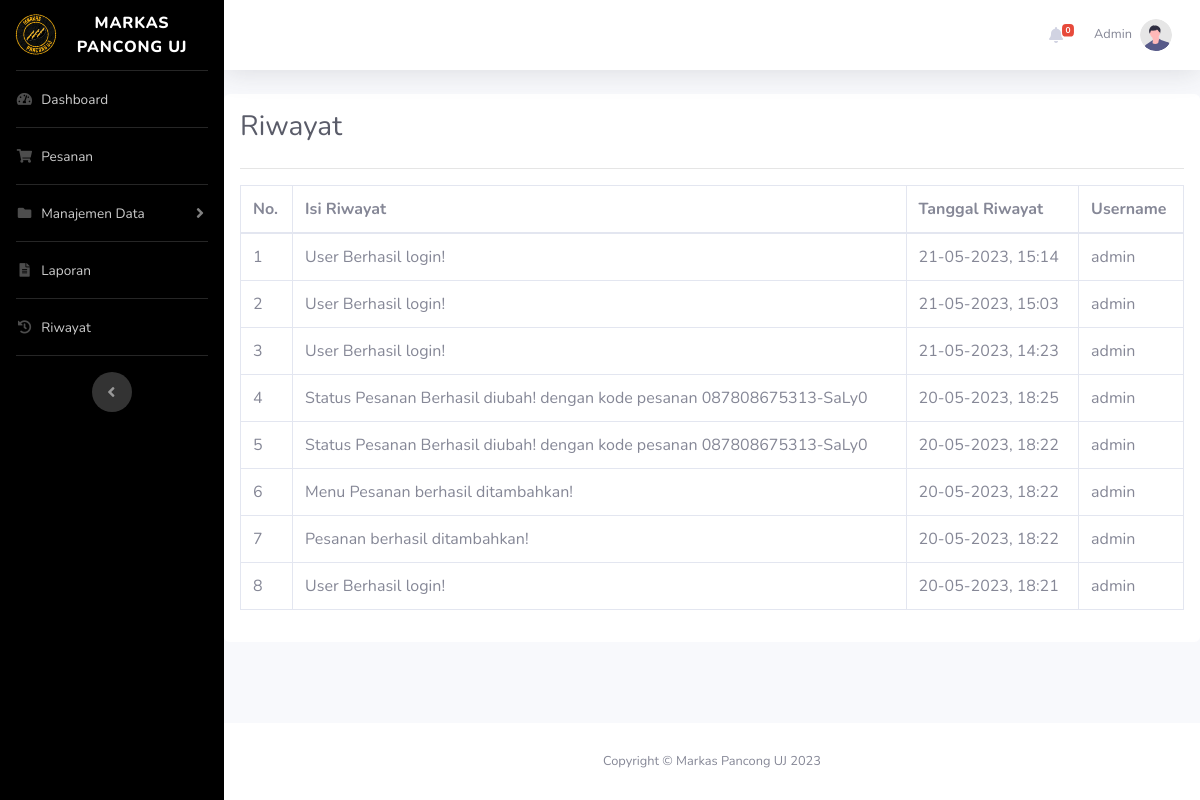
The app's page /riwayat.php (signed in), older data.
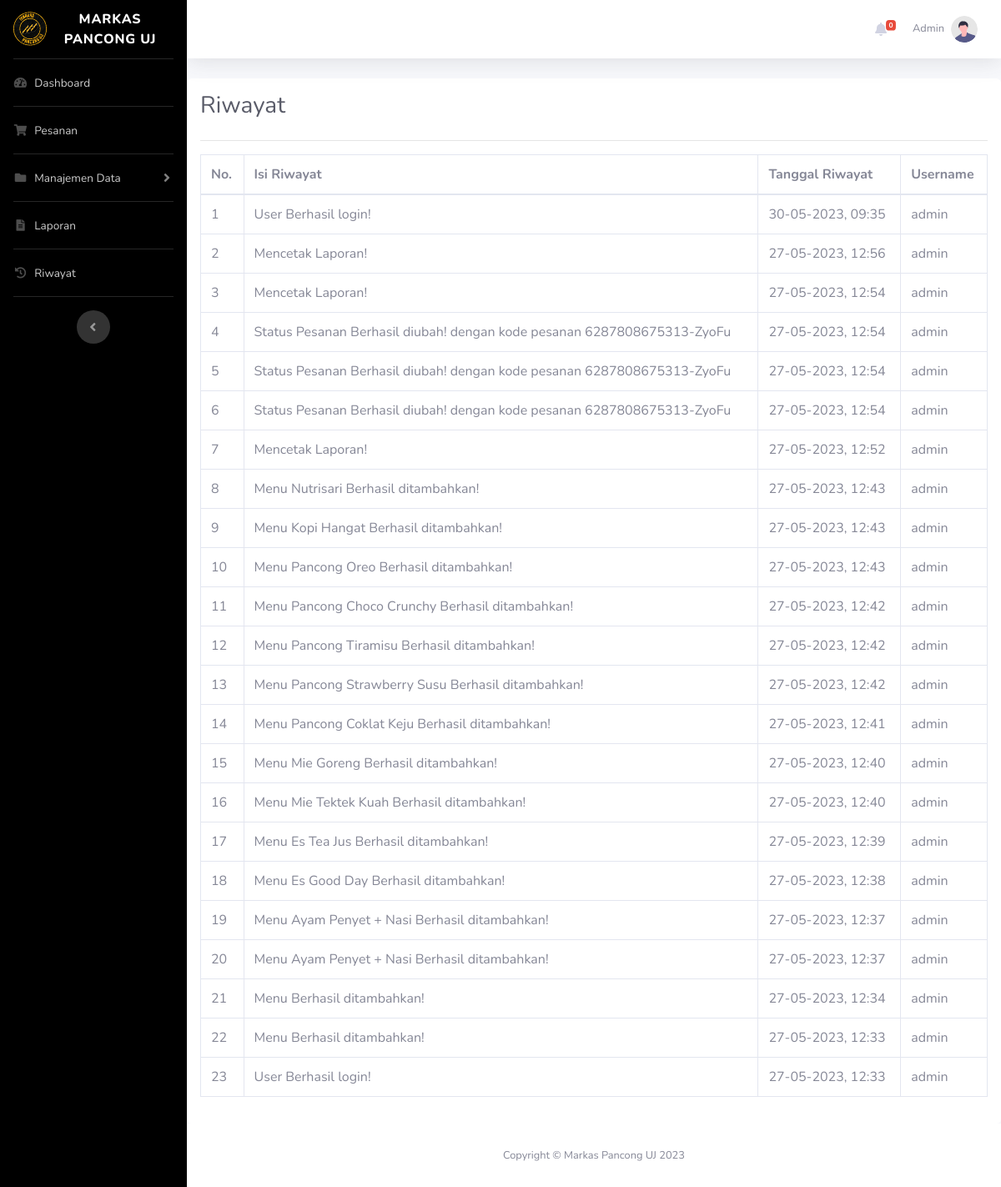
The same page, newer data.
### tables this page shows
CREATE TABLE `user` (
  `id_user` int(11) NOT NULL,
  `username` varchar(10) NOT NULL,
  `password` varchar(255) NOT NULL,
  `nama_lengkap` varchar(50) NOT NULL
);

CREATE TABLE `riwayat` (
  `id_riwayat` int(11) NOT NULL,
  `isi_riwayat` text NOT NULL,
  `tanggal_riwayat` datetime NOT NULL,
  `id_user` int(11) NOT NULL
);

### riwayat.php (the view, shortened to what this page needs)
<?php
    require_once 'koneksi.php';
    $id_user = $_SESSION['id_user'];
    if (!$dataUser = mysqli_fetch_assoc(mysqli_query($koneksi, "SELECT * FROM user WHERE id_user = '$id_user'"))) {
        header("Location: logout.php");
        exit;
    }
    $riwayat = mysqli_query($koneksi, "SELECT * FROM riwayat INNER JOIN user ON riwayat.id_user = user.id_user ORDER BY tanggal_riwayat DESC");
 ?>
<!DOCTYPE html>
<html lang="en">
<head>
    <?php include 'head.php' ?>
</head>
<body id="page-top">
    <div id="wrapper">
        <?php include 'sidebar.php'; ?>
        <div id="content-wrapper" class="d-flex flex-column">
            <div id="content">
                <?php include 'topbar.php' ?>
                <div class="container-fluid bg-white rounded p-3">
                    <div class="d-sm-flex align-items-center justify-content-between mb-4">
                        <h1 class="h3 mb-0 text-gray-800">Riwayat</h1>
                    </div>
                    <hr class="mt-0">
                    <div class="table-responsive">
                        <table class="table table-bordered">
                            <thead>
                                <tr>
                                    <th>No.</th>
                                    <th>Isi Riwayat</th>
                                    <th>Tanggal Riwayat</th>
                                    <th>Username</th>
                                </tr>
                            </thead>
                            <tbody>
                                <?php $i = 1; ?>
                                <?php foreach ($riwayat as $dr): ?>
                                    <tr>
                                        <td><?= $i++; ?></td>
                                        <td><?= $dr['isi_riwayat']; ?></td>
                                        <td><?= date("d-m-Y, H:i", strtotime($dr['tanggal_riwayat'])); ?></td>
                                        <td><?= $dr['username']; ?></td>
                                    </tr>
                                <?php endforeach ?>
                            </tbody>
                        </table>
                    </div>
                </div>
            </div>
            <?php include 'footer.php' ?>
        </div>
    </div>
</body>
</html>

### head.php (shortened to what this page needs)
<link href="vendor/fontawesome-free/css/all.min.css" rel="stylesheet" type="text/css">
<link href="vendor/datatables/dataTables.bootstrap4.min.css" rel="stylesheet">
<link href="css/sb-admin-2.min.css" rel="stylesheet">
<link rel="stylesheet" href="css/style.css">

### sidebar.php (shortened to what this page needs)
<ul class="navbar-nav bg-black sidebar sidebar-dark accordion" id="accordionSidebar">
    <a class="sidebar-brand d-flex align-items-center justify-content-center" href="dashboard.php">
        <div class="sidebar-brand-icon rotate-n-15">
            <img src="img/logo.png" alt="Logo" width="40">
        </div>
        <div class="sidebar-brand-text mx-3">Markas Pancong UJ</div>
    </a>
    <hr class="sidebar-divider my-0">
        <li class="nav-item <?= (strpos($_SERVER['REQUEST_URI'], "/markas_pancong_uj/dashboard.php") === 0)? 'btn-pancong active' : ''; ?>">
        <a class="nav-link" href="dashboard.php">
            <i class="fas fa-fw fa-tachometer-alt"></i>
            <span>Dashboard</span></a>
    </li>
    <hr class="sidebar-divider my-0">
    <li class="nav-item <?= (strpos($_SERVER['REQUEST_URI'], "/markas_pancong_uj/pesanan.php") === 0)? 'btn-pancong active' : ''; ?>">
        <a class="nav-link" href="pesanan.php">
            <i class="fas fa-fw fa-shopping-cart"></i>
            <span>Pesanan</span></a>
    </li>
    <hr class="sidebar-divider my-0">
    <li class="nav-item">
        <a class="nav-link collapsed" href="#" data-toggle="collapse" data-target="#collapsePages"
            aria-expanded="true" aria-controls="collapsePages">
            <i class="fas fa-fw fa-folder"></i>
            <span>Manajemen Data</span>
        </a>
    </li>
    <hr class="sidebar-divider my-0">
    <li class="nav-item <?= (strpos($_SERVER['REQUEST_URI'], "/markas_pancong_uj/laporan.php") === 0)? 'btn-pancong active' : ''; ?>">
        <a class="nav-link" href="laporan.php">
            <i class="fas fa-fw fa-file-alt"></i>
            <span>Laporan</span></a>
    </li>
    <hr class="sidebar-divider my-0">
    <li class="nav-item <?= (strpos($_SERVER['REQUEST_URI'], "/markas_pancong_uj/riwayat.php") === 0)? 'btn-pancong active' : ''; ?>">
        <a class="nav-link" href="riwayat.php">
            <i class="fas fa-fw fa-history"></i>
            <span>Riwayat</span></a>
    </li>
    <hr class="sidebar-divider d-none d-md-block">
    <div class="text-center d-none d-md-inline">
        <button class="rounded-circle border-0" id="sidebarToggle"></button>
    </div>
</ul>

### topbar.php (shortened to what this page needs)
<nav class="navbar navbar-expand navbar-light bg-white topbar mb-4 static-top shadow">
    <ul class="navbar-nav ml-auto">
        <li class="nav-item dropdown no-arrow mx-1">
            <a class="nav-link dropdown-toggle" href="#" id="alertsDropdown" role="button"
                data-toggle="dropdown" aria-haspopup="true" aria-expanded="false">
                <i class="fas fa-bell fa-fw"></i>
                <span class="badge badge-danger badge-counter" id="badge-counter">0</span>
            </a>
        </li>
        <li class="nav-item dropdown no-arrow">
            <a class="nav-link dropdown-toggle" href="#" id="userDropdown" role="button"
                data-toggle="dropdown" aria-haspopup="true" aria-expanded="false">
                <span class="mr-2 d-none d-lg-inline text-gray-600 small"><?= $dataUser['nama_lengkap']; ?></span>
                <img class="img-profile rounded-circle"
                    src="img/undraw_profile.svg">
            </a>
        </li>
    </ul>
</nav>

### footer.php
<footer class="sticky-footer bg-white">
    <div class="container my-auto">
        <div class="copyright text-center my-auto">
            <span>Copyright &copy; Markas Pancong UJ 2023</span>
        </div>
    </div>
</footer>

### css/style.css (style rules this page uses)
html { scroll-behavior: smooth; }
.bg-black { background-color: #000!important; }

Row changes from the older to the newer data that the page shows:
added riwayat: isi_riwayat "User Berhasil login!", tanggal_riwayat "30-05-2023, 09:35", id_user.username "admin"
added riwayat: isi_riwayat "Mencetak Laporan!", tanggal_riwayat "27-05-2023, 12:56", id_user.username "admin"
added riwayat: isi_riwayat "Mencetak Laporan!", tanggal_riwayat "27-05-2023, 12:54", id_user.username "admin"
added riwayat: isi_riwayat "Status Pesanan Berhasil diubah! dengan kode pesanan 6287808675313-ZyoFu", tanggal_riwayat "27-05-2023, 12:54", id_user.username "admin"
added riwayat: isi_riwayat "Status Pesanan Berhasil diubah! dengan kode pesanan 6287808675313-ZyoFu", tanggal_riwayat "27-05-2023, 12:54", id_user.username "admin"
added riwayat: isi_riwayat "Status Pesanan Berhasil diubah! dengan kode pesanan 6287808675313-ZyoFu", tanggal_riwayat "27-05-2023, 12:54", id_user.username "admin"
added riwayat: isi_riwayat "Mencetak Laporan!", tanggal_riwayat "27-05-2023, 12:52", id_user.username "admin"
added riwayat: isi_riwayat "Menu Nutrisari Berhasil ditambahkan!", tanggal_riwayat "27-05-2023, 12:43", id_user.username "admin"
added riwayat: isi_riwayat "Menu Kopi Hangat Berhasil ditambahkan!", tanggal_riwayat "27-05-2023, 12:43", id_user.username "admin"
added riwayat: isi_riwayat "Menu Pancong Oreo Berhasil ditambahkan!", tanggal_riwayat "27-05-2023, 12:43", id_user.username "admin"
added riwayat: isi_riwayat "Menu Pancong Choco Crunchy Berhasil ditambahkan!", tanggal_riwayat "27-05-2023, 12:42", id_user.username "admin"
added riwayat: isi_riwayat "Menu Pancong Tiramisu Berhasil ditambahkan!", tanggal_riwayat "27-05-2023, 12:42", id_user.username "admin"
added riwayat: isi_riwayat "Menu Pancong Strawberry Susu Berhasil ditambahkan!", tanggal_riwayat "27-05-2023, 12:42", id_user.username "admin"
added riwayat: isi_riwayat "Menu Pancong Coklat Keju Berhasil ditambahkan!", tanggal_riwayat "27-05-2023, 12:41", id_user.username "admin"
added riwayat: isi_riwayat "Menu Mie Goreng Berhasil ditambahkan!", tanggal_riwayat "27-05-2023, 12:40", id_user.username "admin"
changed riwayat: isi_riwayat "User Berhasil login!" → "Menu Mie Tektek Kuah Berhasil ditambahkan!"; tanggal_riwayat "21-05-2023, 15:14" → "27-05-2023, 12:40"
changed riwayat: isi_riwayat "User Berhasil login!" → "Menu Es Tea Jus Berhasil ditambahkan!"; tanggal_riwayat "21-05-2023, 15:03" → "27-05-2023, 12:39"
changed riwayat: isi_riwayat "User Berhasil login!" → "Menu Es Good Day Berhasil ditambahkan!"; tanggal_riwayat "21-05-2023, 14:23" → "27-05-2023, 12:38"
changed riwayat (number 19 of 23 on the later page): isi_riwayat "Status Pesanan Berhasil diubah! dengan kode pesanan 087808675313-SaLy0" → "Menu Ayam Penyet + Nasi Berhasil ditambahkan!"; tanggal_riwayat "20-05-2023, 18:25" → "27-05-2023, 12:37"
changed riwayat (number 20 of 23 on the later page): isi_riwayat "Status Pesanan Berhasil diubah! dengan kode pesanan 087808675313-SaLy0" → "Menu Ayam Penyet + Nasi Berhasil ditambahkan!"; tanggal_riwayat "20-05-2023, 18:22" → "27-05-2023, 12:37"
changed riwayat (number 21 of 23 on the later page): isi_riwayat "Menu Pesanan berhasil ditambahkan!" → "Menu Berhasil ditambahkan!"; tanggal_riwayat "20-05-2023, 18:22" → "27-05-2023, 12:34"
changed riwayat (number 22 of 23 on the later page): isi_riwayat "Pesanan berhasil ditambahkan!" → "Menu Berhasil ditambahkan!"; tanggal_riwayat "20-05-2023, 18:22" → "27-05-2023, 12:33"
changed riwayat (number 23 of 23 on the later page): tanggal_riwayat "20-05-2023, 18:21" → "27-05-2023, 12:33"
